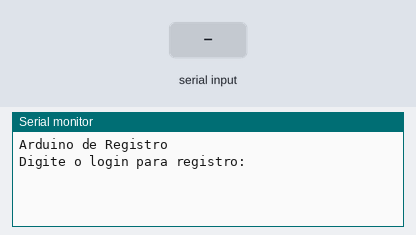
A sketch run on a simulated Arduino Uno, built with avr-gcc and run on an emulated ATmega328P. Parts: the last lines printed to the serial monitor. The test bench sets the inputs (shaded band). No radio packets arrive unless stated.

Above: at 1.2 s.
1.3 s: "1\n" received over Serial
At 1.9 s:
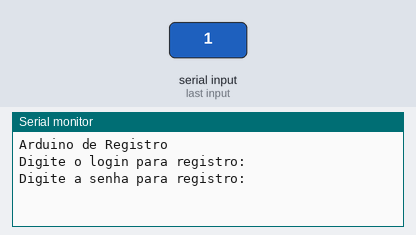
2.8 s: "0\n" received over Serial
At 3.2 s:
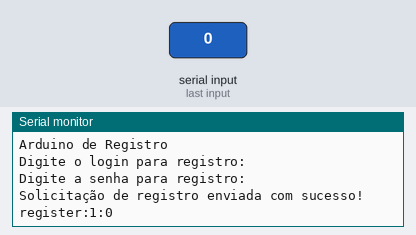

Measured:
- after the input at 1.3 s, the serial monitor: prints a new line at once (image 1)
- after the input at 2.8 s, the serial monitor: prints a new line at once (image 2)

The sketch:

ARDUINO_REGISTER.ino
```cpp
#include <SPI.h>
#include "RF24.h"

#define CE_PIN 7
#define CSN_PIN 8

RF24 radio(CE_PIN, CSN_PIN);

uint8_t address[] = "00001";

void setup()
{
  Serial.begin(115200);
  while (!Serial)
  {
  }

  if (!radio.begin())
  {
    while (1)
    {
    }
  }

  Serial.println(F("Arduino de Registro"));

  radio.setPALevel(RF24_PA_LOW);

  radio.openWritingPipe(address);

  radio.stopListening();
}

void loop()
{
  Serial.println(F("Digite o login para registro: "));
  while (!Serial.available())
  {
  }
  String login = Serial.readStringUntil('\n');
  login.trim();

  Serial.println(F("Digite a senha para registro: "));
  while (!Serial.available())
  {
  }
  String password = Serial.readStringUntil('\n');
  password.trim();

  String payload = "register:" + login + ":" + password;

  char payloadArray[32];
  payload.toCharArray(payloadArray, 32);

  radio.flush_tx();
  bool report = radio.write(&payloadArray, sizeof(payloadArray));

  if (report)
  {
    Serial.println(F("Solicitação de registro enviada com sucesso!"));
    Serial.println(payload);
  }
  else
  {
    Serial.println(F("Falha ao enviar solicitação de registro."));
  }

  delay(1000);
}
```
